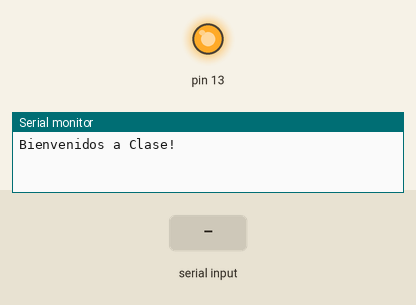
Simulated run of this sketch. Board: Arduino Uno, built with avr-gcc and run on an emulated ATmega328P. Shown: output pins drawn as LEDs (lit = HIGH), the last lines printed to the serial monitor. The test bench sets the inputs (shaded band).

Above: at 1.2 s.
1.3 s: "a" received over Serial
At 2.5 s:
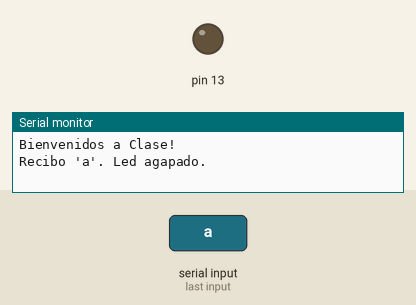
2.8 s: "1" received over Serial
At 3.7 s:
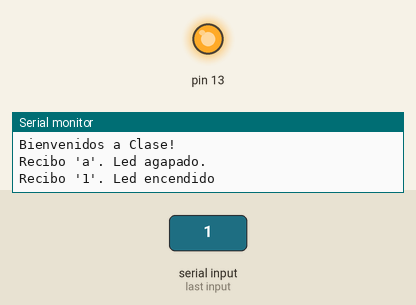
Timing chart, 0 to 5.8 s (numbered marks = the images above; inputs shaded):
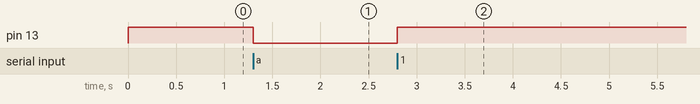

Measured:
- after the input at 1.3 s, pin 13: HIGH → LOW at once
- after the input at 2.8 s, pin 13: LOW → HIGH at once

The sketch:

Tutorial_serial.ino
```cpp
unsigned char data = 0;
void setup() {
  pinMode(13, OUTPUT);
  // Open serial communications and wait for port to open:
  Serial.begin(9600);
  while (!Serial) {
    ; // wait for serial port to connect. Needed for native USB port only
  }

  Serial.println("Bienvenidos a Clase!");
  digitalWrite(13,HIGH);
}

void loop() { // run over and over
  if (Serial.available()) {
    data = Serial.read();
    if(data =='a')
    {
      //Apagar LED
      digitalWrite(13,LOW);
      Serial.println(String("Recibo '")+String((char)data)+String("'. Led agapado."));
    }else{
      //Encender LED
      digitalWrite(13,HIGH);
      Serial.println(String("Recibo '")+String((char)data)+String("'. Led encendido"));
    }
  }
}
```
